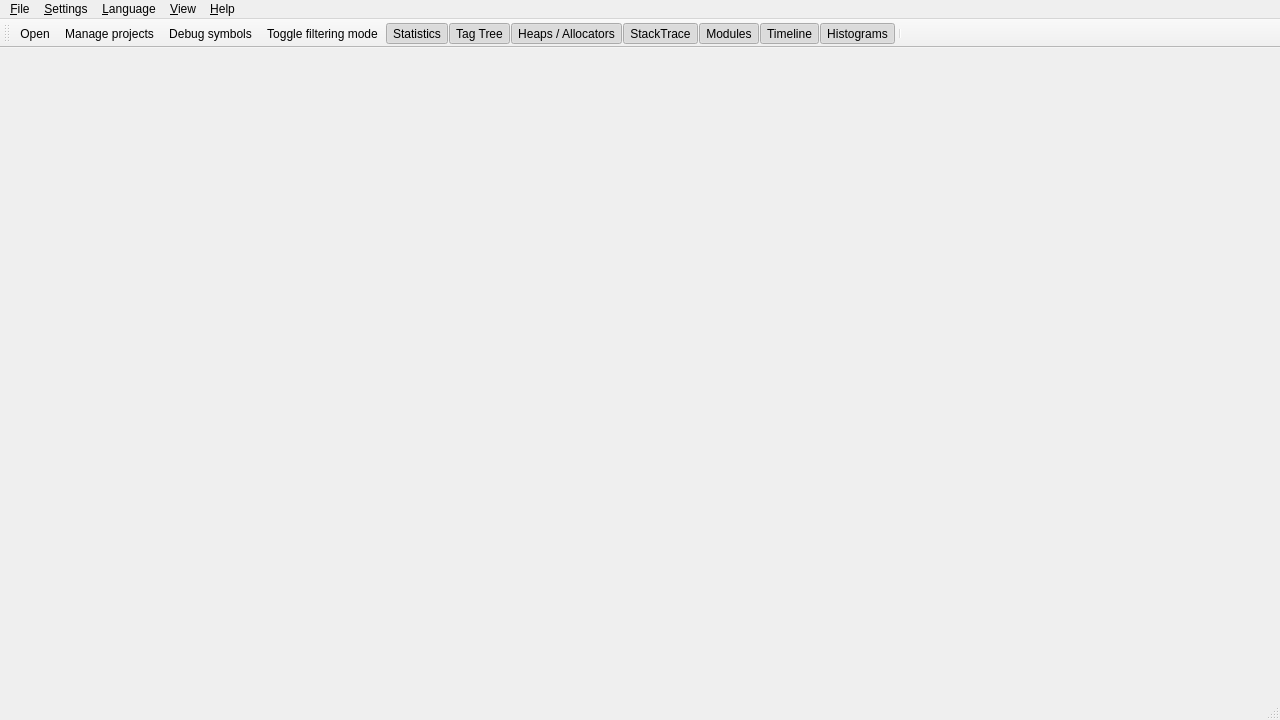
<?xml version="1.0" encoding="UTF-8"?>
<ui version="4.0">
 <class>MTunerClass</class>
 <widget class="QMainWindow" name="MTunerClass">
  <property name="geometry">
   <rect>
    <x>0</x>
    <y>0</y>
    <width>1280</width>
    <height>720</height>
   </rect>
  </property>
  <property name="acceptDrops">
   <bool>true</bool>
  </property>
  <property name="windowTitle">
   <string>MTuner</string>
  </property>
  <property name="windowIcon">
   <iconset resource="mtuner.qrc">
    <normaloff>:/MTuner/resources/images/Icon64.png</normaloff>:/MTuner/resources/images/Icon64.png</iconset>
  </property>
  <widget class="QWidget" name="CentralWidget">
   <layout class="QGridLayout" name="gridLayout">
    <property name="leftMargin">
     <number>0</number>
    </property>
    <property name="topMargin">
     <number>0</number>
    </property>
    <property name="rightMargin">
     <number>0</number>
    </property>
    <property name="bottomMargin">
     <number>0</number>
    </property>
    <property name="spacing">
     <number>0</number>
    </property>
   </layout>
  </widget>
  <widget class="QMenuBar" name="menuBar">
   <property name="geometry">
    <rect>
     <x>0</x>
     <y>0</y>
     <width>1280</width>
     <height>33</height>
    </rect>
   </property>
   <widget class="QMenu" name="menu_File">
    <property name="title">
     <string>&amp;File</string>
    </property>
    <addaction name="action_Open"/>
    <addaction name="action_Close"/>
    <addaction name="separator"/>
    <addaction name="actionOpen_capture_storage"/>
    <addaction name="separator"/>
    <addaction name="action_Manage_projects"/>
    <addaction name="separator"/>
    <addaction name="action_Exit"/>
   </widget>
   <widget class="QMenu" name="menu_Help">
    <property name="title">
     <string>&amp;Help</string>
    </property>
    <addaction name="action_Contents"/>
    <addaction name="separator"/>
    <addaction name="action_About"/>
   </widget>
   <widget class="QMenu" name="menu_Settings">
    <property name="title">
     <string>&amp;Settings</string>
    </property>
    <addaction name="action_Manage_projects"/>
    <addaction name="action_Symbols"/>
    <addaction name="action_External_editor"/>
    <addaction name="action_GCC_toolchains"/>
    <addaction name="separator"/>
    <addaction name="action_Save_capture_window_layout"/>
   </widget>
   <widget class="QMenu" name="menu_View">
    <property name="title">
     <string>&amp;View</string>
    </property>
    <addaction name="action_View_Memory_Stats"/>
    <addaction name="action_View_Tag_Tree"/>
    <addaction name="action_View_Heaps_Allocators"/>
    <addaction name="action_View_StackTrace"/>
    <addaction name="action_view_ModulesDock"/>
    <addaction name="action_View_Memory_Graph"/>
    <addaction name="action_View_Histograms"/>
   </widget>
   <widget class="QMenu" name="menuLanguage">
    <property name="title">
     <string>&amp;Language</string>
    </property>
   </widget>
   <addaction name="menu_File"/>
   <addaction name="menu_Settings"/>
   <addaction name="menuLanguage"/>
   <addaction name="menu_View"/>
   <addaction name="menu_Help"/>
  </widget>
  <widget class="QStatusBar" name="statusBar"/>
  <widget class="QToolBar" name="toolBar">
   <property name="windowTitle">
    <string>Main tool bar</string>
   </property>
   <property name="toolButtonStyle">
    <enum>Qt::ToolButtonStyle::ToolButtonIconOnly</enum>
   </property>
   <attribute name="toolBarArea">
    <enum>TopToolBarArea</enum>
   </attribute>
   <attribute name="toolBarBreak">
    <bool>false</bool>
   </attribute>
   <addaction name="action_Open"/>
   <addaction name="action_Manage_projects"/>
   <addaction name="action_Symbols"/>
   <addaction name="action_Filters"/>
   <addaction name="action_View_Memory_Stats"/>
   <addaction name="action_View_Tag_Tree"/>
   <addaction name="action_View_Heaps_Allocators"/>
   <addaction name="action_View_StackTrace"/>
   <addaction name="action_view_ModulesDock"/>
   <addaction name="action_View_Memory_Graph"/>
   <addaction name="action_View_Histograms"/>
   <addaction name="separator"/>
  </widget>
  <action name="action_Open">
   <property name="icon">
    <iconset resource="mtuner.qrc">
     <normaloff>:/MTuner/resources/images/Open64.png</normaloff>:/MTuner/resources/images/Open64.png</iconset>
   </property>
   <property name="text">
    <string>&amp;Open</string>
   </property>
   <property name="toolTip">
    <string>Open capture (.MTuner file)</string>
   </property>
   <property name="shortcut">
    <string>Ctrl+O</string>
   </property>
  </action>
  <action name="action_Exit">
   <property name="text">
    <string>&amp;Exit</string>
   </property>
   <property name="shortcut">
    <string>Ctrl+Q</string>
   </property>
  </action>
  <action name="action_About">
   <property name="text">
    <string>&amp;About</string>
   </property>
   <property name="toolTip">
    <string>About MTuner</string>
   </property>
  </action>
  <action name="action_Manage_projects">
   <property name="icon">
    <iconset resource="mtuner.qrc">
     <normaloff>:/MTuner/resources/images/Projects64.png</normaloff>:/MTuner/resources/images/Projects64.png</iconset>
   </property>
   <property name="text">
    <string>&amp;Manage projects</string>
   </property>
   <property name="shortcut">
    <string>Ctrl+P</string>
   </property>
  </action>
  <action name="action_Close">
   <property name="text">
    <string>&amp;Close</string>
   </property>
  </action>
  <action name="action_Symbols">
   <property name="icon">
    <iconset resource="mtuner.qrc">
     <normaloff>:/MTuner/resources/images/Symbol64.png</normaloff>:/MTuner/resources/images/Symbol64.png</iconset>
   </property>
   <property name="text">
    <string>&amp;Debug symbols</string>
   </property>
   <property name="toolTip">
    <string>Debug symbol sources setting</string>
   </property>
  </action>
  <action name="action_Contents">
   <property name="text">
    <string>&amp;Contents</string>
   </property>
   <property name="shortcut">
    <string>F1</string>
   </property>
  </action>
  <action name="action_Filters">
   <property name="checkable">
    <bool>true</bool>
   </property>
   <property name="icon">
    <iconset resource="mtuner.qrc">
     <normaloff>:/MTuner/resources/images/Filter64.png</normaloff>:/MTuner/resources/images/Filter64.png</iconset>
   </property>
   <property name="text">
    <string>Toggle &amp;filtering mode</string>
   </property>
   <property name="iconText">
    <string>Toggle filtering mode</string>
   </property>
   <property name="toolTip">
    <string>Toggle filtering mode</string>
   </property>
   <property name="shortcut">
    <string>Ctrl+F</string>
   </property>
  </action>
  <action name="action_View_Memory_Graph">
   <property name="checkable">
    <bool>true</bool>
   </property>
   <property name="checked">
    <bool>true</bool>
   </property>
   <property name="icon">
    <iconset resource="mtuner.qrc">
     <normaloff>:/MTuner/resources/images/Graph64.png</normaloff>
     <activeon>:/MTuner/resources/images/Graph64.png</activeon>:/MTuner/resources/images/Graph64.png</iconset>
   </property>
   <property name="text">
    <string>Ti&amp;meline</string>
   </property>
   <property name="toolTip">
    <string>Toggle timeline graph visibility</string>
   </property>
  </action>
  <action name="action_View_Memory_Stats">
   <property name="checkable">
    <bool>true</bool>
   </property>
   <property name="checked">
    <bool>true</bool>
   </property>
   <property name="icon">
    <iconset resource="mtuner.qrc">
     <normaloff>:/MTuner/resources/images/table.png</normaloff>:/MTuner/resources/images/table.png</iconset>
   </property>
   <property name="text">
    <string>&amp;Statistics</string>
   </property>
   <property name="toolTip">
    <string>Toggle statistics visibility</string>
   </property>
  </action>
  <action name="action_English">
   <property name="text">
    <string>&amp;English</string>
   </property>
  </action>
  <action name="action_View_Histograms">
   <property name="checkable">
    <bool>true</bool>
   </property>
   <property name="checked">
    <bool>true</bool>
   </property>
   <property name="icon">
    <iconset resource="mtuner.qrc">
     <normaloff>:/MTuner/resources/images/Histogram64.png</normaloff>:/MTuner/resources/images/Histogram64.png</iconset>
   </property>
   <property name="text">
    <string>&amp;Histograms</string>
   </property>
   <property name="toolTip">
    <string>Toggle histogram window visibility</string>
   </property>
  </action>
  <action name="action_View_Tag_Tree">
   <property name="checkable">
    <bool>true</bool>
   </property>
   <property name="checked">
    <bool>true</bool>
   </property>
   <property name="icon">
    <iconset resource="mtuner.qrc">
     <normaloff>:/MTuner/resources/images/StackTree64.png</normaloff>:/MTuner/resources/images/StackTree64.png</iconset>
   </property>
   <property name="text">
    <string>&amp;Tag Tree</string>
   </property>
   <property name="toolTip">
    <string>Toggle tag tree visibility</string>
   </property>
  </action>
  <action name="action_View_StackTrace">
   <property name="checkable">
    <bool>true</bool>
   </property>
   <property name="checked">
    <bool>true</bool>
   </property>
   <property name="icon">
    <iconset resource="mtuner.qrc">
     <normaloff>:/MTuner/resources/images/StackTraceSource64.png</normaloff>:/MTuner/resources/images/StackTraceSource64.png</iconset>
   </property>
   <property name="text">
    <string>StackTrace</string>
   </property>
   <property name="toolTip">
    <string>Toggle stack trace and source visibility</string>
   </property>
  </action>
  <action name="action_External_editor">
   <property name="icon">
    <iconset resource="mtuner.qrc">
     <normaloff>:/MTuner/resources/images/Editor64.png</normaloff>:/MTuner/resources/images/Editor64.png</iconset>
   </property>
   <property name="text">
    <string>&amp;External editor</string>
   </property>
  </action>
  <action name="action_Import_license_file">
   <property name="text">
    <string>Import license file</string>
   </property>
  </action>
  <action name="action_Activation_MTuner">
   <property name="text">
    <string>Activate MTuner</string>
   </property>
   <property name="toolTip">
    <string>Deactivate MTuner</string>
   </property>
  </action>
  <action name="action_GCC_toolchains">
   <property name="icon">
    <iconset resource="mtuner.qrc">
     <normaloff>:/MTuner/resources/images/gnu64.png</normaloff>:/MTuner/resources/images/gnu64.png</iconset>
   </property>
   <property name="text">
    <string>&amp;Toolchains Setup</string>
   </property>
   <property name="shortcut">
    <string>Ctrl+G</string>
   </property>
  </action>
  <action name="action_View_Heaps_Allocators">
   <property name="checkable">
    <bool>true</bool>
   </property>
   <property name="checked">
    <bool>true</bool>
   </property>
   <property name="icon">
    <iconset resource="mtuner.qrc">
     <normaloff>:/MTuner/resources/images/Heaps.png</normaloff>:/MTuner/resources/images/Heaps.png</iconset>
   </property>
   <property name="text">
    <string>Heaps / Allocators</string>
   </property>
   <property name="toolTip">
    <string>Toggle visibility of heaps / allocators dock</string>
   </property>
  </action>
  <action name="actionOpen_capture_storage">
   <property name="text">
    <string>Open capture location</string>
   </property>
   <property name="toolTip">
    <string>Opens, in Windows Explorer, a folder where capture files (*.MTuner) are recorder</string>
   </property>
  </action>
  <action name="action_Save_capture_window_layout">
   <property name="text">
    <string>&amp;Save capture window settings</string>
   </property>
  </action>
  <action name="action_view_ModulesDock">
   <property name="checkable">
    <bool>true</bool>
   </property>
   <property name="checked">
    <bool>true</bool>
   </property>
   <property name="icon">
    <iconset resource="mtuner.qrc">
     <normaloff>:/MTuner/resources/images/modules64.png</normaloff>:/MTuner/resources/images/modules64.png</iconset>
   </property>
   <property name="text">
    <string>&amp;Modules</string>
   </property>
   <property name="toolTip">
    <string>Toggle visibility of Module list dock</string>
   </property>
  </action>
 </widget>
 <layoutdefault spacing="6" margin="11"/>
 <resources>
  <include location="mtuner.qrc"/>
 </resources>
 <connections>
  <connection>
   <sender>action_Manage_projects</sender>
   <signal>triggered()</signal>
   <receiver>MTunerClass</receiver>
   <slot>manageProjects()</slot>
   <hints>
    <hint type="sourcelabel">
     <x>-1</x>
     <y>-1</y>
    </hint>
    <hint type="destinationlabel">
     <x>461</x>
     <y>344</y>
    </hint>
   </hints>
  </connection>
  <connection>
   <sender>action_Symbols</sender>
   <signal>triggered()</signal>
   <receiver>MTunerClass</receiver>
   <slot>setupSymbols()</slot>
   <hints>
    <hint type="sourcelabel">
     <x>-1</x>
     <y>-1</y>
    </hint>
    <hint type="destinationlabel">
     <x>461</x>
     <y>344</y>
    </hint>
   </hints>
  </connection>
  <connection>
   <sender>action_Open</sender>
   <signal>triggered()</signal>
   <receiver>MTunerClass</receiver>
   <slot>openFile()</slot>
   <hints>
    <hint type="sourcelabel">
     <x>-1</x>
     <y>-1</y>
    </hint>
    <hint type="destinationlabel">
     <x>461</x>
     <y>344</y>
    </hint>
   </hints>
  </connection>
  <connection>
   <sender>action_Close</sender>
   <signal>triggered()</signal>
   <receiver>MTunerClass</receiver>
   <slot>closeFile()</slot>
   <hints>
    <hint type="sourcelabel">
     <x>-1</x>
     <y>-1</y>
    </hint>
    <hint type="destinationlabel">
     <x>461</x>
     <y>344</y>
    </hint>
   </hints>
  </connection>
  <connection>
   <sender>action_Exit</sender>
   <signal>triggered()</signal>
   <receiver>MTunerClass</receiver>
   <slot>exit()</slot>
   <hints>
    <hint type="sourcelabel">
     <x>-1</x>
     <y>-1</y>
    </hint>
    <hint type="destinationlabel">
     <x>461</x>
     <y>344</y>
    </hint>
   </hints>
  </connection>
  <connection>
   <sender>action_Filters</sender>
   <signal>toggled(bool)</signal>
   <receiver>MTunerClass</receiver>
   <slot>setFilters(bool)</slot>
   <hints>
    <hint type="sourcelabel">
     <x>-1</x>
     <y>-1</y>
    </hint>
    <hint type="destinationlabel">
     <x>461</x>
     <y>344</y>
    </hint>
   </hints>
  </connection>
  <connection>
   <sender>action_About</sender>
   <signal>triggered()</signal>
   <receiver>MTunerClass</receiver>
   <slot>about()</slot>
   <hints>
    <hint type="sourcelabel">
     <x>-1</x>
     <y>-1</y>
    </hint>
    <hint type="destinationlabel">
     <x>461</x>
     <y>344</y>
    </hint>
   </hints>
  </connection>
  <connection>
   <sender>MTunerClass</sender>
   <signal>binLoaded(bool)</signal>
   <receiver>action_Close</receiver>
   <slot>setEnabled(bool)</slot>
   <hints>
    <hint type="sourcelabel">
     <x>461</x>
     <y>344</y>
    </hint>
    <hint type="destinationlabel">
     <x>-1</x>
     <y>-1</y>
    </hint>
   </hints>
  </connection>
  <connection>
   <sender>action_View_Histograms</sender>
   <signal>toggled(bool)</signal>
   <receiver>MTunerClass</receiver>
   <slot>showHistogram(bool)</slot>
   <hints>
    <hint type="sourcelabel">
     <x>-1</x>
     <y>-1</y>
    </hint>
    <hint type="destinationlabel">
     <x>595</x>
     <y>370</y>
    </hint>
   </hints>
  </connection>
  <connection>
   <sender>action_View_Memory_Graph</sender>
   <signal>toggled(bool)</signal>
   <receiver>MTunerClass</receiver>
   <slot>showGraph(bool)</slot>
   <hints>
    <hint type="sourcelabel">
     <x>-1</x>
     <y>-1</y>
    </hint>
    <hint type="destinationlabel">
     <x>595</x>
     <y>370</y>
    </hint>
   </hints>
  </connection>
  <connection>
   <sender>action_View_Memory_Stats</sender>
   <signal>toggled(bool)</signal>
   <receiver>MTunerClass</receiver>
   <slot>showStats(bool)</slot>
   <hints>
    <hint type="sourcelabel">
     <x>-1</x>
     <y>-1</y>
    </hint>
    <hint type="destinationlabel">
     <x>595</x>
     <y>370</y>
    </hint>
   </hints>
  </connection>
  <connection>
   <sender>action_View_Tag_Tree</sender>
   <signal>toggled(bool)</signal>
   <receiver>MTunerClass</receiver>
   <slot>showTagTree(bool)</slot>
   <hints>
    <hint type="sourcelabel">
     <x>-1</x>
     <y>-1</y>
    </hint>
    <hint type="destinationlabel">
     <x>595</x>
     <y>370</y>
    </hint>
   </hints>
  </connection>
  <connection>
   <sender>MTunerClass</sender>
   <signal>setFilterState(bool)</signal>
   <receiver>action_Filters</receiver>
   <slot>setChecked(bool)</slot>
   <hints>
    <hint type="sourcelabel">
     <x>639</x>
     <y>359</y>
    </hint>
    <hint type="destinationlabel">
     <x>-1</x>
     <y>-1</y>
    </hint>
   </hints>
  </connection>
  <connection>
   <sender>MTunerClass</sender>
   <signal>setFilterButtonEnabled(bool)</signal>
   <receiver>action_Filters</receiver>
   <slot>setEnabled(bool)</slot>
   <hints>
    <hint type="sourcelabel">
     <x>639</x>
     <y>359</y>
    </hint>
    <hint type="destinationlabel">
     <x>-1</x>
     <y>-1</y>
    </hint>
   </hints>
  </connection>
  <connection>
   <sender>action_View_StackTrace</sender>
   <signal>toggled(bool)</signal>
   <receiver>MTunerClass</receiver>
   <slot>showStackTrace(bool)</slot>
   <hints>
    <hint type="sourcelabel">
     <x>-1</x>
     <y>-1</y>
    </hint>
    <hint type="destinationlabel">
     <x>639</x>
     <y>359</y>
    </hint>
   </hints>
  </connection>
  <connection>
   <sender>action_External_editor</sender>
   <signal>triggered()</signal>
   <receiver>MTunerClass</receiver>
   <slot>setupEditor()</slot>
   <hints>
    <hint type="sourcelabel">
     <x>-1</x>
     <y>-1</y>
    </hint>
    <hint type="destinationlabel">
     <x>639</x>
     <y>359</y>
    </hint>
   </hints>
  </connection>
  <connection>
   <sender>action_GCC_toolchains</sender>
   <signal>triggered()</signal>
   <receiver>MTunerClass</receiver>
   <slot>setupGCCToolchains()</slot>
   <hints>
    <hint type="sourcelabel">
     <x>-1</x>
     <y>-1</y>
    </hint>
    <hint type="destinationlabel">
     <x>639</x>
     <y>359</y>
    </hint>
   </hints>
  </connection>
  <connection>
   <sender>action_View_Heaps_Allocators</sender>
   <signal>toggled(bool)</signal>
   <receiver>MTunerClass</receiver>
   <slot>showHeaps(bool)</slot>
   <hints>
    <hint type="sourcelabel">
     <x>-1</x>
     <y>-1</y>
    </hint>
    <hint type="destinationlabel">
     <x>639</x>
     <y>359</y>
    </hint>
   </hints>
  </connection>
  <connection>
   <sender>actionOpen_capture_storage</sender>
   <signal>triggered()</signal>
   <receiver>MTunerClass</receiver>
   <slot>openCaptureLocation()</slot>
   <hints>
    <hint type="sourcelabel">
     <x>-1</x>
     <y>-1</y>
    </hint>
    <hint type="destinationlabel">
     <x>639</x>
     <y>359</y>
    </hint>
   </hints>
  </connection>
  <connection>
   <sender>action_view_ModulesDock</sender>
   <signal>triggered(bool)</signal>
   <receiver>MTunerClass</receiver>
   <slot>showModules(bool)</slot>
   <hints>
    <hint type="sourcelabel">
     <x>-1</x>
     <y>-1</y>
    </hint>
    <hint type="destinationlabel">
     <x>639</x>
     <y>359</y>
    </hint>
   </hints>
  </connection>
 </connections>
 <slots>
  <signal>binLoaded(bool)</signal>
  <signal>setFilterState(bool)</signal>
  <signal>setFilterButtonEnabled(bool)</signal>
  <slot>manageProjects()</slot>
  <slot>setupSymbols()</slot>
  <slot>openFile()</slot>
  <slot>closeFile()</slot>
  <slot>exit()</slot>
  <slot>setFilters(bool)</slot>
  <slot>contents()</slot>
  <slot>about()</slot>
  <slot>showHistogram(bool)</slot>
  <slot>showGraph(bool)</slot>
  <slot>showStats(bool)</slot>
  <slot>showTagTree(bool)</slot>
  <slot>showStackTrace(bool)</slot>
  <slot>setupEditor()</slot>
  <slot>importLicense()</slot>
  <slot>activateMTuner()</slot>
  <slot>setupGCCToolchains()</slot>
  <slot>showHeaps(bool)</slot>
  <slot>openCaptureLocation()</slot>
  <slot>showModules(bool)</slot>
 </slots>
</ui>
